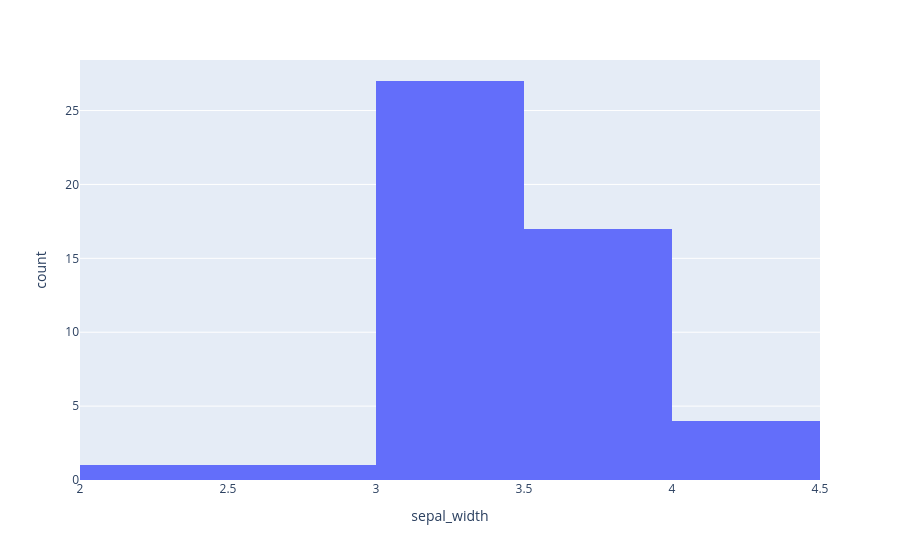

This figure's notebook cell:
### Code cell
fig = px.histogram(
    iris_setosa,
    x="sepal_width"
)

fig.update_traces(
    xbins=dict(
        start=steps[0],
        end=steps[-1],
        size=0.5
    )
)

### Figure 1 — Plotly figure (JSON) as saved in the notebook; plotly's stock layout.template omitted (floating-point values rounded to 4 significant figures)
{"data": [{"bingroup": "x", "hovertemplate": "sepal_width=%{x}<br>count=%{y}<extra></extra>", "legendgroup": "", "marker": {"color": "#636efa", "pattern": {"shape": ""}}, "name": "", "orientation": "v", "showlegend": false, "type": "histogram", "x": [3.5, 3.0, 3.2, 3.1, 3.6, 3.9, 3.4, 3.4, 2.9, 3.1, 3.7, 3.4, 3.0, 3.0, 4.0, 4.4, 3.9, 3.5, 3.8, 3.8, 3.4, 3.7, 3.6, 3.3, 3.4, 3.0, 3.4, 3.5, 3.4, 3.2, 3.1, 3.4, 4.1, 4.2, 3.1, 3.2, 3.5, 3.1, 3.0, 3.4, 3.5, 2.3, 3.2, 3.5, 3.8, 3.0, 3.8, 3.2, 3.7, 3.3], "xaxis": "x", "xbins": {"end": 4.5, "size": 0.5, "start": 2}, "yaxis": "y"}], "layout": {"barmode": "relative", "legend": {"tracegroupgap": 0}, "margin": {"t": 60}, "xaxis": {"anchor": "y", "domain": [0, 1], "title": {"text": "sepal_width"}}, "yaxis": {"anchor": "x", "domain": [0, 1], "title": {"text": "count"}}}}
